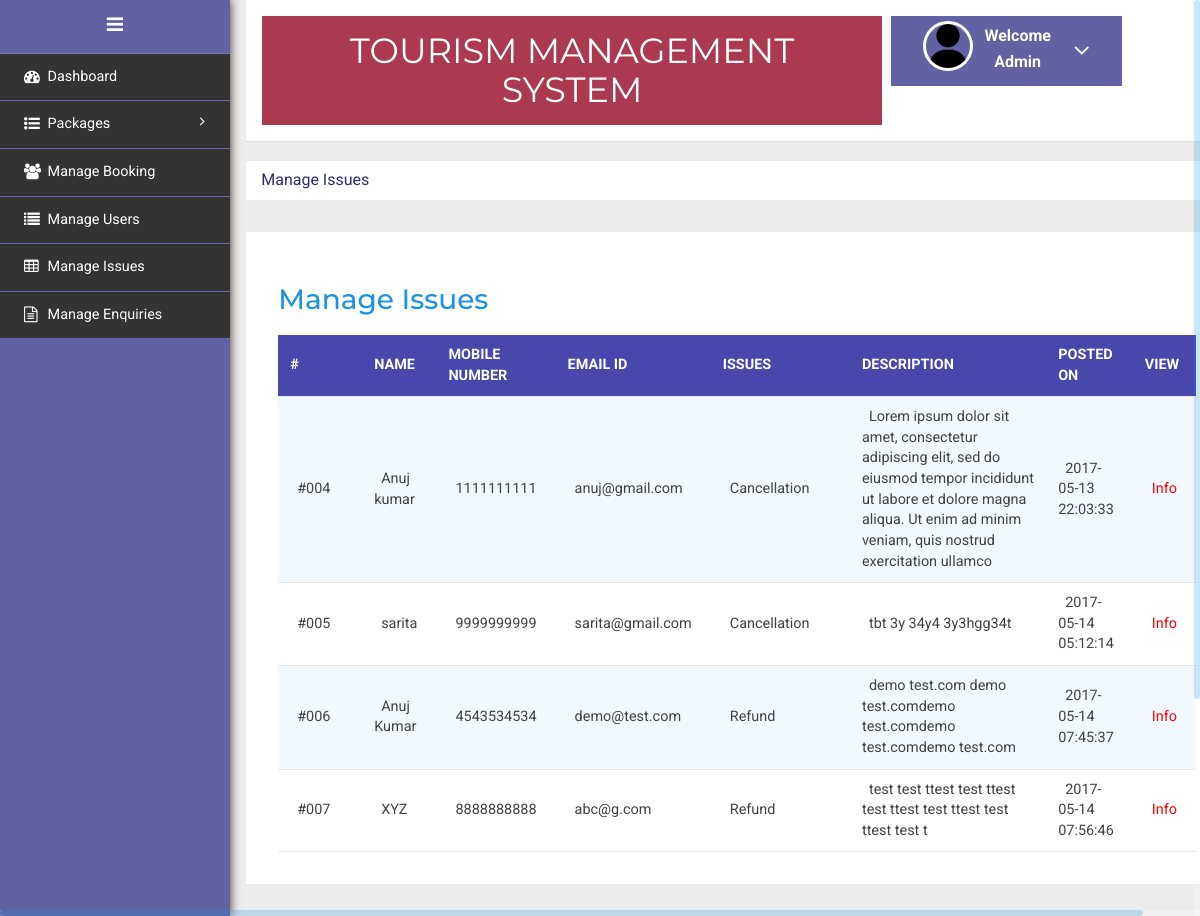
Before: /Admin/manageissues.php (signed in) with the older database file.
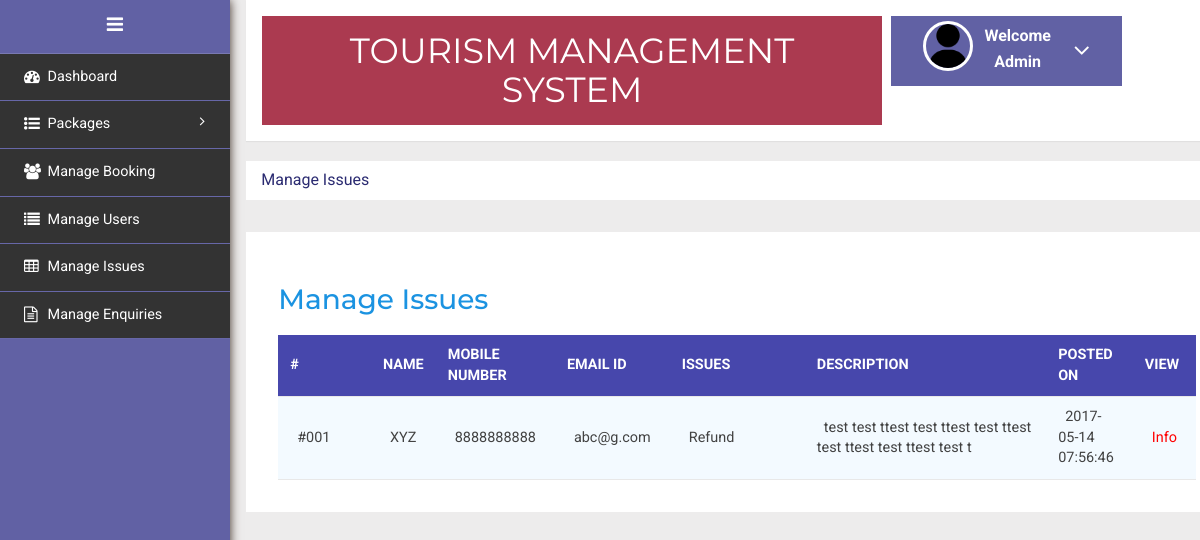
After: the same page with the newer database file.
### tables this page shows
CREATE TABLE `tmsissues` (
  `id` int(11) NOT NULL,
  `UserEmail` varchar(100) DEFAULT NULL,
  `Issue` varchar(100) DEFAULT NULL,
  `Description` mediumtext DEFAULT NULL,
  `PostingDate` timestamp NULL DEFAULT current_timestamp(),
  `AdminRemark` mediumtext DEFAULT NULL,
  `AdminremarkDate` timestamp NULL DEFAULT NULL ON UPDATE current_timestamp()
);

CREATE TABLE `tmsusers` (
  `id` int(11) NOT NULL,
  `FullName` varchar(100) DEFAULT NULL,
  `MobileNumber` char(10) DEFAULT NULL,
  `EmailId` varchar(70) DEFAULT NULL,
  `Password` varchar(100) DEFAULT NULL,
  `RegDate` timestamp NULL DEFAULT current_timestamp(),
  `UpdationDate` timestamp NULL DEFAULT NULL ON UPDATE current_timestamp()
);

### Admin/manageissues.php (the view, shortened to what this page needs)
<?php
include('included/config.php');
if(strlen($_SESSION['alogin'])==0)
	{
header('location:index.php');
}
else{
	?>
<!DOCTYPE HTML>
<html>
<head>
<link href="css/bootstrap.min.css" rel='stylesheet' type='text/css' />
<link href="css/style.css" rel='stylesheet' type='text/css' />
<link rel="stylesheet" href="css/morris.css" type="text/css"/>
<link href="css/font-awesome.css" rel="stylesheet">
<link rel="stylesheet" type="text/css" href="css/table-style.css" />
<link rel="stylesheet" type="text/css" href="css/basictable.css" />
<link rel="stylesheet" href="css/icon-font.min.css" type='text/css' />
</head>
<body>
   <div class="page-container">
<div class="left-content">
	   <div class="mother-grid-inner">
				<?php include('included/header.php');?>
				</div>
<ol class="breadcrumb">
                <li class="breadcrumb-item"></i>Manage Issues</li>
            </ol>
<div class="agile-grids">
				<div class="agile-tables">
					<div class="w3l-table-info">
					  <h2>Manage Issues</h2>
					    <table id="table">
						<thead>
						  <tr>
						  <th>#</th>
							<th>Name</th>
							<th>Mobile Number</th>
							<th>Email Id</th>
							<th>Issues </th>
							<th>Description </th>
							<th>Posted on </th>
							<th>view </th>
						  </tr>
						</thead>
						<tbody>
<?php $sql = "SELECT tmsissues.id as id,tmsusers.FullName as fname,tmsusers.MobileNumber as mnumber,tmsusers.EmailId as email,tmsissues.Issue as issue,tmsissues.Description as Description,tmsissues.PostingDate as PostingDate from tmsissues join tmsusers on tmsusers.EmailId=tmsissues.UserEmail";
$query = $dbh -> prepare($sql);
$query->execute();
$results=$query->fetchAll(PDO::FETCH_OBJ);
if($query->rowCount() > 0)
{
foreach($results as $result)
{				?>
						  <tr>
							<td width="120">#00<?php echo htmlentities($result->id);?></td>
							<td width="50"><?php echo htmlentities($result->fname);?></td>
								<td width="50"><?php echo htmlentities($result->mnumber);?></td>
							<td width="50"><?php echo htmlentities($result->email);?></td>
							<td width="200"><?php echo htmlentities($result->issue);?></a></td>
							<td width="400"><?php echo htmlentities($result->Description);?></td>
								<td width="50"><?php echo htmlentities($result->PostingDate);?></td>
<td><a href="javascript:void(0);" onClick="popUpWindow('updateissue.php?iid=<?php echo ($result->id);?>');">Info </a>
</td>
</tr>
						 <?php } }?>
						</tbody>
					  </table>
					</div>
			</div>
</div>
</div>
						<?php include('included/sidebarmenu.php');?>
</body>
</html>
<?php } ?>

### Admin/Included/header.php (shortened to what this page needs)
<div class="header-main">
					<div class="logo-w3-agile">
								<h1><a href="dashboard.php">Tourism Management System</a></h1>
							</div>
						<div class="profile_details w3l">
								<ul>
									<li class="dropdown profile_details_drop">
										<a href="#" class="dropdown-toggle" data-toggle="dropdown" aria-expanded="false">
											<div class="profile_img">
												<span class="prfil-img"><img src="Images/userss.png" alt=""> </span>
												<div class="user-name">
													<p>Welcome</p>
													<p>Admin</p>
												</div>
												<i class="fa fa-angle-down"></i>
												<div class="clearfix"></div>
											</div>
										</a>
									</li>
								</ul>
							</div>
				</div>

### Admin/Included/sidebarmenu.php (shortened to what this page needs)
<div class="sidebar-menu">
					<header class="logo1">
						<a href="#" class="sidebar-icon"> <span class="fa fa-bars"></span> </a>
					</header>
                           <div class="menu">
									<ul id="menu" >
										<li><a href="dashboard.php"><i class="fa fa-tachometer"></i> <span>Dashboard</span><div class="clearfix"></div></a></li>
									 <li id="menu-academico" ><a href="#"><i class="fa fa-list-ul" aria-hidden="true"></i><span> Packages</span> <span class="fa fa-angle-right" style="float: right"></span><div class="clearfix"></div></a>
										</li>
									<li id="menu-academico" ><a href="managebooking.php"><i class="fa fa-users" aria-hidden="true"></i><span>Manage Booking</span><div class="clearfix"></div></a></li>
									<li><a href="manageuser.php"><i class="fa fa-list" aria-hidden="true"></i>  <span>Manage Users</span><div class="clearfix"></div></a></li>
									 <li><a href="manageissues.php"><i class="fa fa-table"></i>  <span>Manage Issues</span><div class="clearfix"></div></a></li>
									<li><a href="manageenquires.php"><i class="fa fa-file-text-o" aria-hidden="true"></i>  <span>Manage Enquiries</span><div class="clearfix"></div></a></li>
								  </ul>
								</div>
							  </div>

### Admin/css/table-style.css (style rules this page uses)
table { background: wheat; border-collapse: collapse; margin: 1.25em 0 0; width: 100%; }
table tr, table th, table td { border: none; border-bottom: 1px solid #e8e8e8; font-size: .95em; }
table th, table td { padding: 10px 12px; text-align: left; }
table th { background: rgb(71, 71, 172); color: white; text-transform: uppercase; }
table tr td { background: #f3faff; color: #424242; }
table { width: 100%; }
table tr:nth-of-type(2n+2) td { background: #ffffff; }

Changed rows visible on the page:
removed tmsissues: id "4", tmsusers.FullName "Anuj kumar", tmsusers.MobileNumber "1111111111", tmsusers.EmailId "anuj@gmail.com", Issue "Cancellation", Description "Lorem ipsum dolor sit amet, consectetur adipiscing elit, sed do eiusmod tempor incididunt ut labore et dolore magna aliqua. Ut enim ad minim veniam, quis nostrud exercitation ullamco", PostingDate "2017-05-13 22:03:33"
removed tmsissues: id "5", tmsusers.FullName "sarita", tmsusers.MobileNumber "9999999999", tmsusers.EmailId "sarita@gmail.com", Issue "Cancellation", Description "tbt 3y 34y4 3y3hgg34t", PostingDate "2017-05-14 05:12:14"
removed tmsissues: id "6", tmsusers.FullName "Anuj Kumar", tmsusers.MobileNumber "4543534534", tmsusers.EmailId "demo@test.com", Issue "Refund", Description "demo test.com demo test.comdemo test.comdemo test.comdemo test.com", PostingDate "2017-05-14 07:45:37"
removed tmsissues: id "7", tmsusers.FullName "XYZ", tmsusers.MobileNumber "8888888888", tmsusers.EmailId "abc@g.com", Issue "Refund", Description "test test ttest test ttest test ttest test ttest test ttest test t", PostingDate "2017-05-14 07:56:46"
added tmsissues: id "1", tmsusers.FullName "XYZ", tmsusers.MobileNumber "8888888888", tmsusers.EmailId "abc@g.com", Issue "Refund", Description "test test ttest test ttest test ttest test ttest test ttest test t", PostingDate "2017-05-14 07:56:46"
